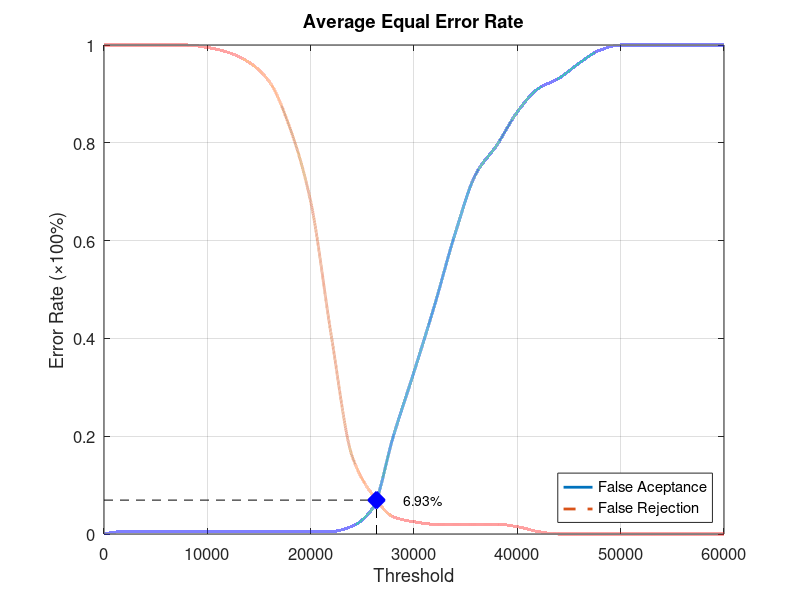
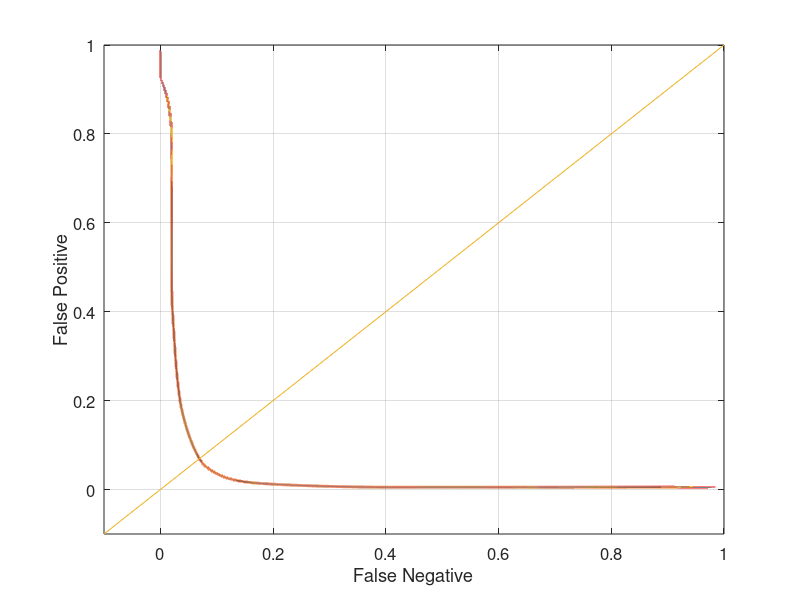

These figures' MATLAB source, in order:
function yEER = Database2_3
close all;
clear;
clc;
x = 0:2000:60000;
xq = 0:0.5:60000;

y0 = [0 0.00526316 0.00526316 0.00526316 0.00526316 0.00526316 0.00526316 0.00526316 0.00526316 0.00526316 0.00526316 0.00526316 0.0157895 0.0526316 0.2 0.331579 0.468421 0.615789 0.736842 0.794737 0.863158 0.910526 0.931579 0.963158 0.989474 1 1 1 1 1 1];
yy0 = interp1(x, y0, xq, 'pchip');
y1 = [1 1 1 1 1 0.995 0.985 0.965 0.925 0.83 0.68 0.405 0.16 0.08 0.035 0.025 0.02 0.02 0.02 0.02 0.015 0.005 0 0 0 0 0 0 0 0 0];
yy1 = interp1(x, y1, xq, 'pchip');

% Calculating EER: 
y2 = abs(y0 - y1);
find(y2 == min(y2))
yy2 = abs(yy0 - yy1);
xEER = find(yy2 == min(yy2));
xEERIndex = xq(xEER) % X-axis EER
yEER = yy0(xEER) % Y-axis EER

main = figure
plot(xq, yy0,'-','LineWidth', 2);	hold on
plot(xq, yy1,'--','LineWidth', 2);	hold on
plot([xEERIndex xEERIndex], [0 yEER], 'k--');	hold on
plot([0 xEERIndex], [yEER yEER], 'k--');	hold on
plot(xEERIndex, yEER, 'bx', 'LineWidth', 10);	hold on
text(xEERIndex + 10 * xEERIndex / 100, yEER, [num2str(round((10000 * yEER)) / 100) '%'])
legend('False Aceptance', 'False Rejection', 'Location', 'SouthEast')
xlabel('Threshold')
ylabel('Error Rate (\times100%)')
title('Average Equal Error Rate')
set(gca, 'FontSize', 12)
axis([0 60000 0 1])
grid on

print(main, 'Database2_3Main', '-dpng');
FNRxFPR = figure('Color', [1 1 1]);
plot(yy1, yy0, '-', yy1, yy0, 'LineWidth', 2);
hold on
y = -0.1:0.1:1
plot(y, y); 
set(gca, 'FontSize', 12)
xlabel('False Negative')
ylabel('False Positive')
axis([-0.1 1 -0.1 1])
set(gca, 'FontSize', 12)
grid on

print(FNRxFPR, 'Database2_3FNRxFPR','-dpng');
end
